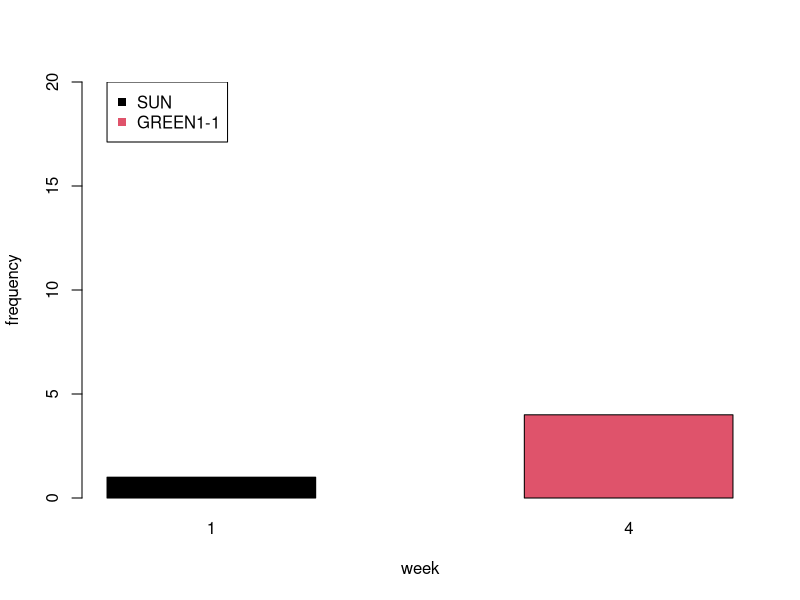

The R source for this figure: (Note: this script raises an error after producing the figure.)
library(ggplot2)
setwd("~/Documents/MPI/KangSukColours/ColourExperiment/analysis/")

d = read.csv("../data/processedData/variants_processed.csv", stringsAsFactors = F)



colourNumbers = c("1","5","7","14",'18','24')
colourNames = c("red",'brown','black','green','yellow','pink')
names(colourNames) = colourNumbers
colourNamesDark = c("dark red", 'orange', 'gray', 'dark green','gold', 'purple')


d = d[d$trial_value %in% colourNumbers,]

d$trialColourName = colourNames[d$trial_value]
d$trialColourName = factor(d$trialColourName, levels = colourNames)




###########
sun = table(d[d$sign_value=="SUN",]$week)
yellow = table(d[d$sign_value=="GREEN1-1",]$week)

barplot(rbind(sun,yellow), beside=T, xlab='week', ylab='frequency', ylim=c(0,20),col=1:2)
legend(1,20,legend=c("SUN","GREEN1-1"), col=1:2, pch=15)

pdf("../results/descriptive/graphs/IconicityByWeek.pdf")
barplot(table(d$iconic,d$week), col=1:2, xlab='Week')
legend(1.5,150,legend=c("Iconic","Not iconic"), col=2:1, pch=15)
dev.off()

w1 = table(d[d$week==1,]$iconic, d[d$week==1,]$trialColourName)
w4 = table(d[d$week==4,]$iconic, d[d$week==4,]$trialColourName)


pdf("../results/descriptive/graphs/IconicityByWeekByColour.pdf")
barplot(cbind(w1,c(NA,NA),w4), col=1:2, las=2)
abline(v=7.9)
axis(1,line=2.5,at=c(4,12), labels=c("Week 1","Week 3"), tick=F, lwd=0)
legend(1.5,150,legend=c("Iconic","Not iconic"), col=2:1, pch=15)
dev.off()


library(gplots)
pdf("../results/descriptive/graphs/LengthByWeek_YELLOW.pdf")
plotmeans(d[d$sign_value=="YELLOW",]$sign_length~d[d$sign_value=="YELLOW",]$week, xlab='Week', ylab="Length (ms)", main='Length of the sign YELLOW')
dev.off()

pdf("../results/descriptive/graphs/LengthByWeek.pdf")
plotmeans(d$sign_length~d$week, xlab='Week', ylab="Length (ms)", main='Length of signs')
dev.off()

pdf("../results/descriptive/graphs/IconicByWeekByPart.pdf", width=8, height=5)
partIconic = table(d$iconic,d$speakerName,d$week)
cbind(partIconic[,,1],partIconic[,,2])
barplot(cbind(partIconic[,,1],partIconic[,,2]), col=1:2)
abline(v=4.9)
text(c(2.5,7.5),c(65,65), c("Week 1", "Week 4"))
legend(5,50, c("Iconic","Non-iconic"), col=2:1, pch=15)
dev.off()


inventedBy = tapply(d$sign_value,d$inventedBy, function(X){length(unique(X))})
pdf("../results/descriptive/graphs/NumVarByFreq.pdf")
plot(
    as.vector(inventedBy), 
    as.vector(table(d$inventedBy)), 
    xlab='Number of variants innovated', ylab="Frequency of variants", col=1, ylim=c(50,100))
text(as.vector(inventedBy), as.vector(table(d$inventedBy)), names((inventedBy)),pos=3)
dev.off()

freqWithinVarByInventor = tapply(variants$freq_week_4_withinColour, variants$inventedBy, mean)

pdf("../results/descriptive/graphs/NumVarByFreq_withinColour.pdf")
plot(
  as.vector(inventedBy), 
  as.vector(freqWithinVarByInventor), 
  xlab='Number of variants innovated', ylab="Mean fitness of variants", col=1, ylim=c(0,0.15))
text(as.vector(inventedBy), as.vector(freqWithinVarByInventor), names((inventedBy)),pos=3)
dev.off()

# number of variants adopted
adopted = sapply(sort(unique(d$speakerName)), function(X){
  x = d[d$speakerName==X,]$inventedBy
  x2 = tapply(d[d$speakerName==X,]$sign_value, d[d$speakerName==X,]$inventedBy, function(z){length(unique(z))})
  sum(x2[names(x2)!=X])
})
pdf("../results/descriptive/graphs/AdoptedVsInvented.pdf")
plot(inventedBy,adopted, ylim=c(0,35), xlim=c(0,35), xlab="Number of variants invented", ylab="Number of variants adopted")
abline(0,1, col='gray')
text(inventedBy,adopted,names(inventedBy), pos=3)
dev.off()

pdf("../results/descriptive/graphs/NumVariants.pdf", width=8, height=5)
cols = rainbow(2)
barplot(matrix(tapply(d$sign_value, paste(d$speakerName,d$week), function(X){length(unique(X))}), nrow=2), beside = T, names.arg = sort(unique(d$speakerName)), col=cols, main='Number of variants used')
legend(9,80,c("Week 1","Week 4"), col=cols, pch=15)
dev.off()

week1L = tapply(d[d$director==d$speaker & d$week==1,]$sign_length, d[d$director==d$speaker & d$week==1,]$trialColourName, mean)
week4L = tapply(d[d$director==d$speaker & d$week==4,]$sign_length, d[d$director==d$speaker & d$week==4,]$trialColourName, mean)


pdf("../results/descriptive/graphs/LengthOfSignsByColour.pdf")
plot(c(0.5,2.5),range(week1L), type='n', ylab='Sign length (ms)', xlab='Week', xaxt="n")
axis(1,at=1:2, c("Week 1", "Week 4"))
points(rep(1,length(week1L)), week1L, col=colourNames, pch=16)
points(rep(2,length(week4L)), week4L, col=colourNames, pch=16)
for(i in 1:length(week1L)){
  lines(c(1,2),c(week1L[i],week4L[i]), col=colourNames[i])
}
dev.off()

for(i in 1:length(colourNames)){
 plotmeans(sign_length~week, data = d[d$director==d$speaker & d$trialColourName==colourNames[i], ], add=i!=1, col=colourNames[i])
}

week1L.trial = tapply(d[d$director==d$speaker & d$week==1,]$trial_length, d[d$director==d$speaker & d$week==1,]$trialColourName, mean)
week4L.trial = tapply(d[d$director==d$speaker & d$week==4,]$trial_length, d[d$director==d$speaker & d$week==4,]$trialColourName, mean)

barplot(rbind(week1L.trial, week4L.trial),beside = T, col=rep(colourNames,each=2), ylab='Trial length')



myData <- aggregate(d[d$director==d$speaker,]$trial_length,
  by = list(colour = d[d$director==d$speaker,]$trialColourName, d[d$director==d$speaker,]$week),
  FUN = function(x) c(mean = mean(x), sd = sd(x),
  n = length(x)))

myData <- do.call(data.frame, myData)
myData$se <- myData$x.sd / sqrt(myData$x.n)
colnames(myData) = c('Colour','Week','mean','sd','n','se')

dodge <- position_dodge(width = 0.9)
limits <- aes(ymax = myData$mean + myData$se, ymin = myData$mean - myData$se)


p <- ggplot(data = myData, aes(x = Colour, y = mean, group = Week))

pdf("../results/descriptive/graphs/LengthOfTrialsByColourAndWeek_gg.pdf")
p + geom_bar(stat = "identity", position = 'dodge', fill=rep(colourNames,each=2)) +
  geom_errorbar(limits, position = dodge, width = 0.25) +
  theme(axis.text.x=element_text(), axis.ticks.x=element_blank(),
        axis.title.x=element_blank(), plot.title=element_text("Trial Length")) + ylab("Trial length (ms)") +
    scale_colour_manual(values=colourNames)
dev.off()

######
myData <- aggregate(d[d$director==d$speaker,]$sign_length,
                    by = list(colour = d[d$director==d$speaker,]$trialColourName, d[d$director==d$speaker,]$week),
                    FUN = function(x) c(mean = mean(x), sd = sd(x),
                                        n = length(x)))

myData <- do.call(data.frame, myData)
myData$se <- myData$x.sd / sqrt(myData$x.n)
colnames(myData) = c('Colour','Week','mean','sd','n','se')

dodge <- position_dodge(width = 0.9)
limits <- aes(ymax = myData$mean + myData$se, ymin = myData$mean - myData$se)


p <- ggplot(data = myData, aes(x = Colour, y = mean, group = Week))

pdf("../results/descriptive/graphs/LengthOfSignsByColourAndWeek_gg.pdf")
p + geom_bar(stat = "identity", position = 'dodge', fill=rep(colourNames,each=2)) +
  geom_errorbar(limits, position = dodge, width = 0.25) +
  theme(axis.text.x=element_text(), axis.ticks.x=element_blank(),
        axis.title.x=element_blank(), plot.title=element_text("Sign Length")) + ylab("Sign length (ms)") +
  scale_colour_manual(values=colourNames)
dev.off()

####

pdf("../results/descriptive/graphs/LengthOfTrialsByColour.pdf")
plot(c(0.5,2.5),range(c(week1L.trial,week4L.trial)), type='n', ylab='Trial length (ms)', xlab='Week', xaxt="n")
axis(1,at=1:2, c("Week 1", "Week 4"))
points(rep(1,length(week1L.trial)), week1L.trial, col=colourNames, pch=16)
points(rep(2,length(week4L.trial)), week4L.trial, col=colourNames, pch=16)
for(i in 1:length(week1L)){
  lines(c(1,2),c(week1L.trial[i],week4L.trial[i]), col=colourNames[i])
}
dev.off()

plotmeans(sign_length~trialColourName,  d[d$director==d$speaker & d$week==1,], connect = F, col = colourNames, pch=16, barcol = 1,xlab='Colour', ylab='Sign length (ms)')
plotmeans(sign_length~trialColourName,  d[d$director==d$speaker & d$week==4,], connect = F, col = colourNames, pch=16, barcol = 1,xlab='Colour', ylab='Sign length (ms)', add=T)


###########

variants = read.csv('../data/processedData/variants_summary.csv', stringsAsFactors = F)

d$BodyAnchor = variants[match(d$sign_value, variants$sign),]$BodyAnchor

w1 = table(d[d$week==1,]$BodyAnchor,d[d$week==1,]$trialColourName)
w1 = w1[,c("red",'black','brown','green','yellow','pink')]
w3 = table(d[d$week==4,]$BodyAnchor,d[d$week==4,]$trialColourName)
w3 = w3[,c("red",'black','brown','green','yellow','pink')]

xtab = cbind(w1,c(NA,NA), w3)

pdf("../results/descriptive/graphs/BodyAnchoredByColourByWeek.pdf", width=6, height = 5)
barplot(xtab, col=3:4, las=2)
legend(8,100,c("Body Anchored",'Other'), col=4:3, pch=15)
axis(1,line=2.5,at=c(4,12), labels=c("Week 1","Week 3"), tick=F, lwd=0)
dev.off()

biasModel = lm(log(1 + freq_week_4_withinColour) ~ 
                 indexical + 
                 (Teach>1) * (TryMarked>1) +
                 log(averageLength_week_1+1) + 
                 log(averageTrialLength_week_1+1) +  
                 log(freq_week_1_withinColour+1), 
               data=variants)

biasModelRes = summary(biasModel)$coef
biasModelRes[,1:3] = round(biasModelRes[,1:3],2)
biasModelRes[,4] = round(biasModelRes[,4],2)
write.csv(biasModelRes,"../results/inferential/biasModel/biasModelRes.csv", row.names = T)



pdf("../results/descriptive/graphs/FreqWeek1_vs_FreqWeek2.pdf", width=5, height=5)
plot(variants$freq_week_1, jitter(variants$freq_week_4), pch=16, col=rgb(0,0,0,0.2), ylab='Frequency in week 4', xlab='Frequency in week 1')
dev.off()

pdf("../results/descriptive/graphs/FreqWeek1_vs_FreqWeek2_withinColour.pdf", width=5, height=5)
plot(variants$freq_week_1_withinColour, jitter(variants$freq_week_4_withinColour), pch=16, col=variants$colourName, ylab='Frequency in week 4', xlab='Frequency in week 1')
dev.off()

week1 = tapply(d[d$trial_value %in% colourNumbers & d$week==1,]$sign_value, d[d$trial_value %in% colourNumbers & d$week==1,]$trial_value, function(X){length(unique(X,na.rm=T))})
week4 = tapply(d[d$trial_value %in% colourNumbers & d$week==4,]$sign_value, d[d$trial_value %in% colourNumbers & d$week==4,]$trial_value, function(X){length(unique(X,na.rm=T))})

xtab = cbind(week1,week4)

pdf("../results/descriptive/graphs/NumberOfVariantsByColourByWeek.pdf", width=8, height=5)
barplot(xtab,beside=T, col=colourNames[rownames(xtab)], main='Number of Variants')
dev.off()


####
# Try marking

variants$check.any = variants$check >0

plotmeans(variants$freq_week_4_withinColour ~ 
            paste(variants$colourName,variants$check.any),
          col = rep(colourNamesDark,each=2), pch=c(16,15))



#######

library(party)

variants$iconic = as.factor(variants$iconic)
variants$inventedBy = as.factor(variants$inventedBy)
f = ctree(freq_week_4_withinColour ~ freq_week_1 + iconic + check + inventedBy + factor(colourName), data=variants, control=ctree_control(mincriterion = 0.5))
plot(f)


d3 = d
d3$iconic[is.na(d3$iconic)] = "No"
d3$freq_week_4[is.na(d3$freq_week_4)] = 0

for(i in c('iconic','speakerName','inventedBy')){
  d3[,i] = as.factor(d3[,i])
}

summary(lm(log(1 + freq_week_4) ~ iconic + T0Check + inventedBy, data=d3))




f2 = ctree(freq_week_4 ~ iconic + T0Check + speakerName + sign_length+ inventedBy, data=d3, control=ctree_control(mincriterion = 0.95))
plot(f2, inner_panel=node_inner(f2,id=F),terminal_panel=node_barplot)
